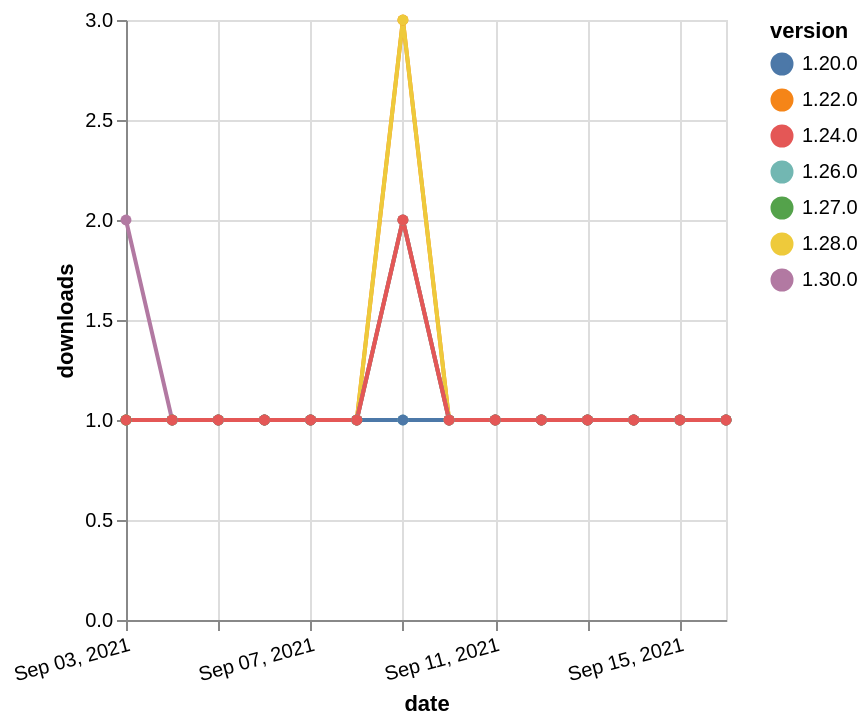

The Vega-Lite source for this figure:
### Vega-Lite specification from a JSON file in a GitHub repository (floating-point values rounded to 4 significant figures)
{"$schema": "https://vega.github.io/schema/vega-lite/v5.json", "description": "A simple bar chart with embedded data.", "data": {"values": [{"date": "2021-09-03", "total": 282, "delta": 1, "version": "1.22.0"}, {"date": "2021-09-04", "total": 283, "delta": 1, "version": "1.22.0"}, {"date": "2021-09-05", "total": 284, "delta": 1, "version": "1.22.0"}, {"date": "2021-09-06", "total": 285, "delta": 1, "version": "1.22.0"}, {"date": "2021-09-07", "total": 286, "delta": 1, "version": "1.22.0"}, {"date": "2021-09-08", "total": 287, "delta": 1, "version": "1.22.0"}, {"date": "2021-09-09", "total": 290, "delta": 3, "version": "1.22.0"}, {"date": "2021-09-10", "total": 291, "delta": 1, "version": "1.22.0"}, {"date": "2021-09-11", "total": 292, "delta": 1, "version": "1.22.0"}, {"date": "2021-09-12", "total": 293, "delta": 1, "version": "1.22.0"}, {"date": "2021-09-13", "total": 294, "delta": 1, "version": "1.22.0"}, {"date": "2021-09-14", "total": 295, "delta": 1, "version": "1.22.0"}, {"date": "2021-09-15", "total": 296, "delta": 1, "version": "1.22.0"}, {"date": "2021-09-16", "total": 297, "delta": 1, "version": "1.22.0"}, {"date": "2021-09-03", "total": 161, "delta": 1, "version": "1.28.0"}, {"date": "2021-09-04", "total": 162, "delta": 1, "version": "1.28.0"}, {"date": "2021-09-05", "total": 163, "delta": 1, "version": "1.28.0"}, {"date": "2021-09-06", "total": 164, "delta": 1, "version": "1.28.0"}, {"date": "2021-09-07", "total": 165, "delta": 1, "version": "1.28.0"}, {"date": "2021-09-08", "total": 166, "delta": 1, "version": "1.28.0"}, {"date": "2021-09-09", "total": 169, "delta": 3, "version": "1.28.0"}, {"date": "2021-09-10", "total": 170, "delta": 1, "version": "1.28.0"}, {"date": "2021-09-11", "total": 171, "delta": 1, "version": "1.28.0"}, {"date": "2021-09-12", "total": 172, "delta": 1, "version": "1.28.0"}, {"date": "2021-09-13", "total": 173, "delta": 1, "version": "1.28.0"}, {"date": "2021-09-14", "total": 174, "delta": 1, "version": "1.28.0"}, {"date": "2021-09-15", "total": 175, "delta": 1, "version": "1.28.0"}, {"date": "2021-09-16", "total": 176, "delta": 1, "version": "1.28.0"}, {"date": "2021-09-03", "total": 144, "delta": 1, "version": "1.26.0"}, {"date": "2021-09-04", "total": 145, "delta": 1, "version": "1.26.0"}, {"date": "2021-09-05", "total": 146, "delta": 1, "version": "1.26.0"}, {"date": "2021-09-06", "total": 147, "delta": 1, "version": "1.26.0"}, {"date": "2021-09-07", "total": 148, "delta": 1, "version": "1.26.0"}, {"date": "2021-09-08", "total": 149, "delta": 1, "version": "1.26.0"}, {"date": "2021-09-09", "total": 150, "delta": 1, "version": "1.26.0"}, {"date": "2021-09-10", "total": 151, "delta": 1, "version": "1.26.0"}, {"date": "2021-09-11", "total": 152, "delta": 1, "version": "1.26.0"}, {"date": "2021-09-12", "total": 153, "delta": 1, "version": "1.26.0"}, {"date": "2021-09-13", "total": 154, "delta": 1, "version": "1.26.0"}, {"date": "2021-09-14", "total": 155, "delta": 1, "version": "1.26.0"}, {"date": "2021-09-15", "total": 156, "delta": 1, "version": "1.26.0"}, {"date": "2021-09-16", "total": 157, "delta": 1, "version": "1.26.0"}, {"date": "2021-09-03", "total": 213, "delta": 1, "version": "1.20.0"}, {"date": "2021-09-04", "total": 214, "delta": 1, "version": "1.20.0"}, {"date": "2021-09-05", "total": 215, "delta": 1, "version": "1.20.0"}, {"date": "2021-09-06", "total": 216, "delta": 1, "version": "1.20.0"}, {"date": "2021-09-07", "total": 217, "delta": 1, "version": "1.20.0"}, {"date": "2021-09-08", "total": 218, "delta": 1, "version": "1.20.0"}, {"date": "2021-09-09", "total": 219, "delta": 1, "version": "1.20.0"}, {"date": "2021-09-10", "total": 220, "delta": 1, "version": "1.20.0"}, {"date": "2021-09-11", "total": 221, "delta": 1, "version": "1.20.0"}, {"date": "2021-09-12", "total": 222, "delta": 1, "version": "1.20.0"}, {"date": "2021-09-13", "total": 223, "delta": 1, "version": "1.20.0"}, {"date": "2021-09-14", "total": 224, "delta": 1, "version": "1.20.0"}, {"date": "2021-09-15", "total": 225, "delta": 1, "version": "1.20.0"}, {"date": "2021-09-16", "total": 226, "delta": 1, "version": "1.20.0"}, {"date": "2021-09-03", "total": 136, "delta": 1, "version": "1.27.0"}, {"date": "2021-09-04", "total": 137, "delta": 1, "version": "1.27.0"}, {"date": "2021-09-05", "total": 138, "delta": 1, "version": "1.27.0"}, {"date": "2021-09-06", "total": 139, "delta": 1, "version": "1.27.0"}, {"date": "2021-09-07", "total": 140, "delta": 1, "version": "1.27.0"}, {"date": "2021-09-08", "total": 141, "delta": 1, "version": "1.27.0"}, {"date": "2021-09-09", "total": 143, "delta": 2, "version": "1.27.0"}, {"date": "2021-09-10", "total": 144, "delta": 1, "version": "1.27.0"}, {"date": "2021-09-11", "total": 145, "delta": 1, "version": "1.27.0"}, {"date": "2021-09-12", "total": 146, "delta": 1, "version": "1.27.0"}, {"date": "2021-09-13", "total": 147, "delta": 1, "version": "1.27.0"}, {"date": "2021-09-14", "total": 148, "delta": 1, "version": "1.27.0"}, {"date": "2021-09-15", "total": 149, "delta": 1, "version": "1.27.0"}, {"date": "2021-09-16", "total": 150, "delta": 1, "version": "1.27.0"}, {"date": "2021-09-03", "total": 117, "delta": 2, "version": "1.30.0"}, {"date": "2021-09-04", "total": 118, "delta": 1, "version": "1.30.0"}, {"date": "2021-09-05", "total": 119, "delta": 1, "version": "1.30.0"}, {"date": "2021-09-06", "total": 120, "delta": 1, "version": "1.30.0"}, {"date": "2021-09-07", "total": 121, "delta": 1, "version": "1.30.0"}, {"date": "2021-09-08", "total": 122, "delta": 1, "version": "1.30.0"}, {"date": "2021-09-09", "total": 124, "delta": 2, "version": "1.30.0"}, {"date": "2021-09-10", "total": 125, "delta": 1, "version": "1.30.0"}, {"date": "2021-09-11", "total": 126, "delta": 1, "version": "1.30.0"}, {"date": "2021-09-12", "total": 127, "delta": 1, "version": "1.30.0"}, {"date": "2021-09-13", "total": 128, "delta": 1, "version": "1.30.0"}, {"date": "2021-09-14", "total": 129, "delta": 1, "version": "1.30.0"}, {"date": "2021-09-15", "total": 130, "delta": 1, "version": "1.30.0"}, {"date": "2021-09-16", "total": 131, "delta": 1, "version": "1.30.0"}, {"date": "2021-09-03", "total": 167, "delta": 1, "version": "1.24.0"}, {"date": "2021-09-04", "total": 168, "delta": 1, "version": "1.24.0"}, {"date": "2021-09-05", "total": 169, "delta": 1, "version": "1.24.0"}, {"date": "2021-09-06", "total": 170, "delta": 1, "version": "1.24.0"}, {"date": "2021-09-07", "total": 171, "delta": 1, "version": "1.24.0"}, {"date": "2021-09-08", "total": 172, "delta": 1, "version": "1.24.0"}, {"date": "2021-09-09", "total": 174, "delta": 2, "version": "1.24.0"}, {"date": "2021-09-10", "total": 175, "delta": 1, "version": "1.24.0"}, {"date": "2021-09-11", "total": 176, "delta": 1, "version": "1.24.0"}, {"date": "2021-09-12", "total": 177, "delta": 1, "version": "1.24.0"}, {"date": "2021-09-13", "total": 178, "delta": 1, "version": "1.24.0"}, {"date": "2021-09-14", "total": 179, "delta": 1, "version": "1.24.0"}, {"date": "2021-09-15", "total": 180, "delta": 1, "version": "1.24.0"}, {"date": "2021-09-16", "total": 181, "delta": 1, "version": "1.24.0"}]}, "width": "container", "mark": {"type": "line", "point": {"filled": true}}, "encoding": {"x": {"field": "date", "type": "temporal", "timeUnit": "yearmonthdate", "title": "date", "axis": {"labelAngle": -15}}, "y": {"field": "delta", "type": "quantitative", "title": "downloads"}, "color": {"field": "version", "type": "nominal"}, "tooltip": {"field": "delta"}}}
